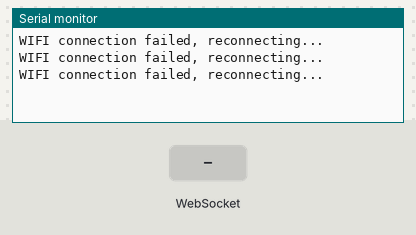
This program was run on a simulated ESP32. Shown: the last lines printed to the serial monitor. The inputs (shaded band) are chosen by the test bench. WiFi joins after 1.5 s; servers stay silent unless stated.

Above: at 2.8 s.
2.9 s: WebSocket text "1" received
At 3.7 s:
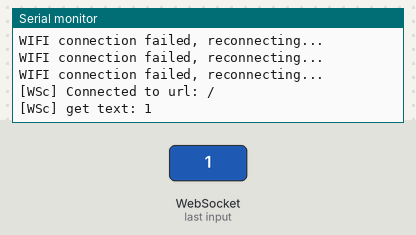
4.4 s: WebSocket text "0" received
At 4.9 s:
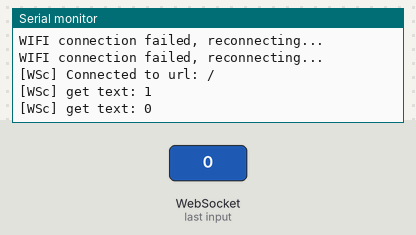
5.9 s: WebSocket text "2" received
At 7.2 s:
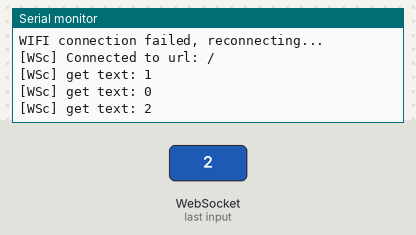

The program:

main.cpp
```cpp
#include <Arduino.h>
#include "WiFi.h"
#include <WebSocketsClient.h>
#include <events.pb.h>
#include <pb.h>
#include <pb_common.h>
#include <pb_decode.h>
#include <pb_encode.h>

const char *ssid = "sammy2";
const char *password = "12345678";
const char *addr = "192.168.137.1";
const uint16_t port = 8080;

WebSocketsClient webSocket;

uint8_t buffer[128];
bool status;

void webSocketEvent(WStype_t type, uint8_t * payload, size_t length) {

	switch(type) {
		case WStype_DISCONNECTED:
			Serial.printf("[WSc] Disconnected!\n");
			break;
		case WStype_CONNECTED:
			Serial.printf("[WSc] Connected to url: %s\n", payload);

			// send message to server when Connected
			//webSocket.sendTXT("Connected");
			//webSocket.sendTXT("hey");
			break;
		case WStype_TEXT:
			Serial.printf("[WSc] get text: %s\n", payload);
			//xQueueSend(servoPositionQueue, &payload, portMAX_DELAY);

			//ServoPositionEvent message = ServoPositionEvent_init_zero;
			//uint8_t buf[128];
        	//pb_istream_t stream = pb_istream_from_buffer(payload, sizeof(payload));

        	//status = pb_decode(&stream, ServoPositionEvent_fields, &message);
			//Serial.println(message.servo1);
			// send message to server
			// webSocket.sendTXT("message here");

			break;
		case WStype_BIN:
			Serial.printf("[WSc] get binary length: %u\n", length);

			// send data to server
			// webSocket.sendBIN(payload, length);
			//printRes(payload, length);
			break;
		case WStype_ERROR:
		case WStype_FRAGMENT_TEXT_START:
		case WStype_FRAGMENT_BIN_START:
		case WStype_FRAGMENT:
		case WStype_FRAGMENT_FIN:
			break;
	}

}

void setup()
{
    Serial.begin(115200);
    WiFi.mode(WIFI_STA); // Make this the client (the server is WIFI_AP)

    delay(100);
	WiFi.begin(ssid, password);

    while (WiFi.status() != WL_CONNECTED)
    {
        Serial.println("WIFI connection failed, reconnecting...");
        delay(500);
    }


	//webSocket.setExtraHeaders(0);
    	// server address, port and URL
	webSocket.begin("192.168.137.1", port, "/events", "");

	// event handler
	webSocket.onEvent(webSocketEvent);

	// try ever 5000 again if connection has failed
	webSocket.setReconnectInterval(5000);
}

void loop()
{
	SensorEvent test = SensorEvent_init_zero;
	test.which_event = SensorEvent_iMUEvent_tag;
	test.event.iMUEvent.pitch = 5.1;
	test.event.iMUEvent.roll = 2.2;
	test.event.iMUEvent.yaw = 3.3;
    pb_ostream_t stream = pb_ostream_from_buffer(buffer, sizeof(buffer));
    if (!pb_encode(&stream, SensorEvent_fields, &test))
    {
        Serial.println("failed to encode temp proto");
        Serial.println(PB_GET_ERROR(&stream));
        return;
    }

	webSocket.loop();
	if (webSocket.isConnected()){
		//Serial.println("sending message...");
		webSocket.sendBIN(buffer, stream.bytes_written);
		delay(1000);
	}
}
```

Measured:
- after the input at 2.9 s, the serial monitor: prints a new line at once (image 1)
- after the input at 4.4 s, the serial monitor: prints a new line at once (image 2)
- after the input at 5.9 s, the serial monitor: prints a new line at once (image 3)
